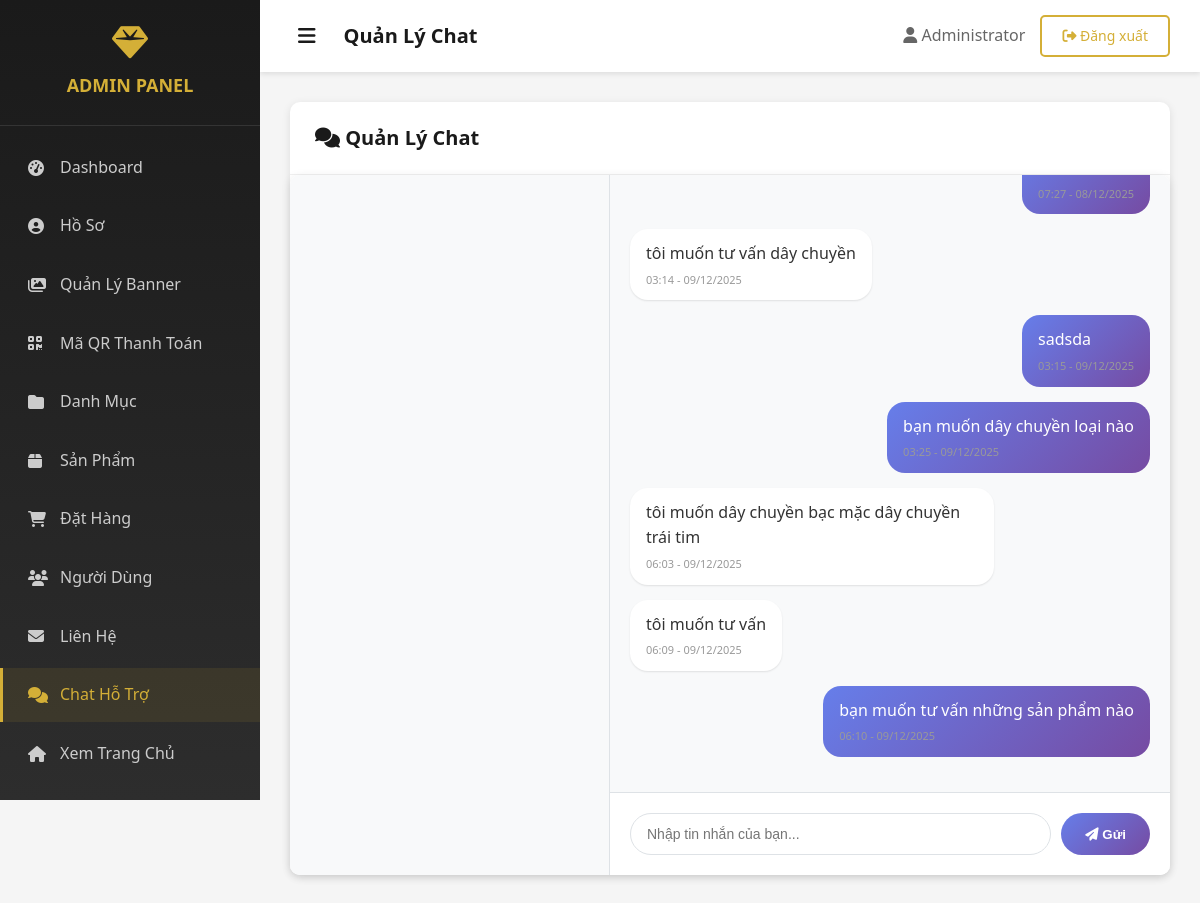
Screenshot of /admin/chat-admin.php?user_id=1 (signed in) with the database file from the repository.
### tables this page shows
CREATE TABLE `messages` (
  `id` int(11) NOT NULL,
  `user_id` int(11) NOT NULL,
  `sender_type` enum('user','admin') NOT NULL,
  `message` text NOT NULL,
  `is_read` tinyint(1) DEFAULT 0,
  `created_at` timestamp NOT NULL DEFAULT current_timestamp()
);

### admin/chat-admin.php (the view, shortened to what this page needs)
<?php
require_once 'check_admin.php';
$selected_user_id = isset($_GET['user_id']) ? (int)$_GET['user_id'] : 0;
$messages = null;
$selected_user = null;
if ($selected_user_id > 0) {
    mysqli_query($conn, "UPDATE messages SET is_read = 1 WHERE user_id = $selected_user_id AND sender_type = 'user'");
    $user_info = mysqli_query($conn, "SELECT * FROM users WHERE id = $selected_user_id");
    if ($user_info && mysqli_num_rows($user_info) > 0) {
        $selected_user = mysqli_fetch_assoc($user_info);
    }
    $messages_sql = "SELECT * FROM messages WHERE user_id = $selected_user_id ORDER BY created_at ASC";
    $messages = mysqli_query($conn, $messages_sql);
}
include 'includes/header.php';
?>
<div class="admin-card">
    <div class="admin-card-header">
        <h3><i class="fas fa-comments"></i> Quản Lý Chat</h3>
    </div>
    <div class="admin-card-body" style="padding: 0;">
        <div class="chat-container">
            <div class="user-list">
            </div>
            <div class="chat-area">
                <?php if ($selected_user): ?>
                    <div class="chat-messages" id="chatMessages">
                        <?php if ($messages && mysqli_num_rows($messages) > 0): ?>
                            <?php
                            while($msg = mysqli_fetch_assoc($messages)):
                            ?>
                                <div class="message <?php echo $msg['sender_type']; ?>">
                                    <div class="message-bubble">
                                        <?php echo nl2br(htmlspecialchars($msg['message'])); ?>
                                        <div class="message-time">
                                            <?php echo date('H:i - d/m/Y', strtotime($msg['created_at'])); ?>
                                        </div>
                                    </div>
                                </div>
                            <?php endwhile; ?>
                        <?php endif; ?>
                    </div>
                    <div class="chat-input">
                        <form id="chatForm" onsubmit="sendMessage(event)">
                            <input type="text" id="messageInput" placeholder="Nhập tin nhắn của bạn..." required autofocus>
                            <button type="submit" id="sendBtn">
                                <i class="fas fa-paper-plane"></i> Gửi
                            </button>
                        </form>
                    </div>
                <?php endif; ?>
            </div>
        </div>
    </div>
</div>
<?php include 'includes/footer.php'; ?>

### assets/css/style.css (style rules this page uses)
* { margin: 0; padding: 0; box-sizing: border-box; }
body { font-family: 'Segoe UI', Tahoma, Geneva, Verdana, sans-serif; line-height: 1.6; color: #333; background-color: #f8f8f8; }

### admin/assets/css/admin.css (style rules this page uses)
.admin-body { background: #f5f5f5; font-family: 'Segoe UI', Tahoma, Geneva, Verdana, sans-serif; }
.admin-card { background: #fff; border-radius: 10px; box-shadow: 0 2px 8px rgba(0,0,0,0.1); margin-bottom: 30px; }
.admin-card-header { padding: 20px 25px; border-bottom: 1px solid #f0f0f0; display: flex; justify-content: space-between; align-items: center; }
.admin-card-header h3 { color: #1a1a1a; font-size: 20px; margin: 0; }
.admin-card-body { padding: 25px; }

### admin/chat-admin.php (style rules this page uses)
.chat-container { display: grid; grid-template-columns: 320px 1fr; gap: 0; background: white; border-radius: 10px; overflow: hidden; box-shadow: 0 2px 10px rgba(0,0,0,0.1); height: 700px; }
.user-list { background: #f8f9fa; border-right: 1px solid #dee2e6; overflow-y: auto; }
.chat-area { display: flex; flex-direction: column; height: 100%; }
.chat-messages { flex: 1; padding: 20px; overflow-y: auto; background: #f8f9fa; }
.message { margin-bottom: 15px; display: flex; }
.message.user { justify-content: flex-start; }
.message.admin { justify-content: flex-end; }
.message-bubble { max-width: 70%; padding: 12px 16px; border-radius: 18px; word-wrap: break-word; }
.message.user .message-bubble { background: white; color: #333; box-shadow: 0 1px 2px rgba(0,0,0,0.1); }
.message.admin .message-bubble { background: linear-gradient(135deg, #667eea, #764ba2); color: white; }
.message-time { font-size: 11px; color: #999; margin-top: 4px; }
.chat-input { padding: 20px; background: white; border-top: 1px solid #dee2e6; }
.chat-input form { display: flex; gap: 10px; }
.chat-input input { flex: 1; padding: 12px 16px; border: 1px solid #dee2e6; border-radius: 25px; font-size: 14px; }
.chat-input button { padding: 12px 24px; background: linear-gradient(135deg, #667eea, #764ba2); color: white; border: none; border-radius: 25px; cursor: pointer; font-weight: 600; }

### rows the page displays
messages: created_at "07:27 - 08/12/2025"
messages: message "tôi muốn tư vấn dây chuyền", created_at "03:14 - 09/12/2025"
messages: message "sadsda", created_at "03:15 - 09/12/2025"
messages: message "bạn muốn dây chuyền loại nào", created_at "03:25 - 09/12/2025"
messages: message "tôi muốn dây chuyền bạc mặc dây chuyền trái tim", created_at "06:03 - 09/12/2025"
messages: message "tôi muốn tư vấn", created_at "06:09 - 09/12/2025"
messages: message "bạn muốn tư vấn những sản phẩm nào", created_at "06:10 - 09/12/2025"

### other values shown
$page_title "Quản Lý Chat"
$_SESSION['user_name'] "Administrator"
